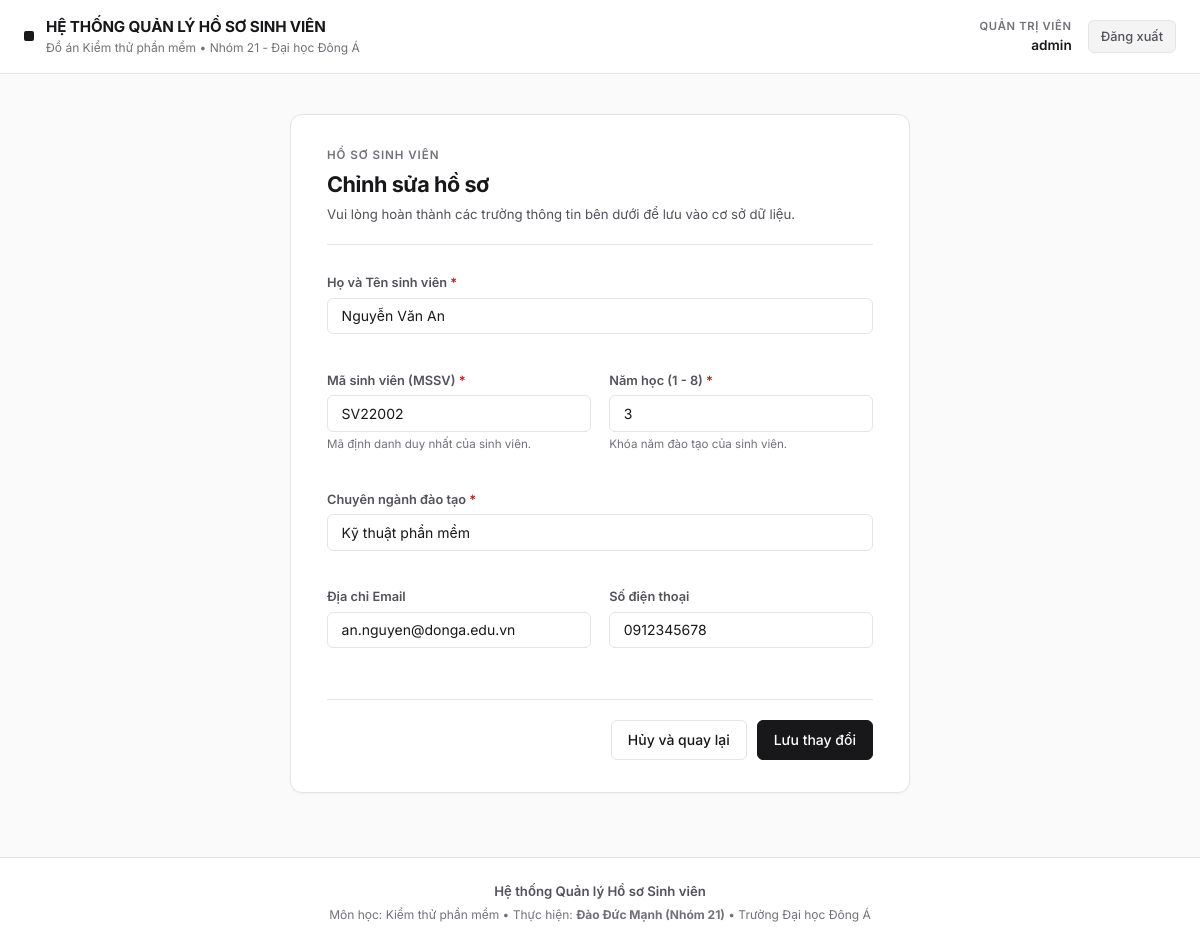
The app's page /student/edit/2 (signed in) with its own data.
### models.py (models this page shows)
class Student(db.Model):
    id = db.Column(db.Integer, primary_key=True)
    name = db.Column(db.String(150), nullable=False)
    usn = db.Column(db.String(30), nullable=False, unique=True)
    branch = db.Column(db.String(50), nullable=False)
    year = db.Column(db.Integer, nullable=False)
    email = db.Column(db.String(120))
    phone = db.Column(db.String(20))
    created_at = db.Column(db.DateTime, default=datetime.utcnow)

### app.py (the view, shortened to what this page needs)
    @app.route('/student/edit/<int:sid>', methods=['GET', 'POST'])
    @login_required
    def edit_student(sid):
        s = Student.query.get_or_404(sid)
        return render_template('student_form.html', action='Sửa', student=s)

### templates/student_form.html (shortened to what this page needs)
{% extends "base.html" %}
{% block content %}
<div class="form-wrapper">
  <div class="form-container">
    <div class="form-header">
      <div class="form-eyebrow">Hồ sơ sinh viên</div>
      <h2 class="form-title">{{ 'Thêm mới hồ sơ' if action == 'Thêm' else 'Chỉnh sửa hồ sơ' }}</h2>
      <p class="form-desc">Vui lòng hoàn thành các trường thông tin bên dưới để lưu vào cơ sở dữ liệu.</p>
    </div>
    <form method="post" class="student-form">
      <div class="form-grid">
        <div class="form-field field-span-2">
          <label for="name">Họ và Tên sinh viên <span class="required-mark">*</span></label>
          <input type="text" id="name" name="name" placeholder="Nguyễn Văn An" value="{{ student.name if student else '' }}" required>
        </div>
        <div class="form-field">
          <label for="usn">Mã sinh viên (MSSV) <span class="required-mark">*</span></label>
          <input type="text" id="usn" name="usn" placeholder="SV22001" value="{{ student.usn if student else '' }}" required>
          <span class="field-hint">Mã định danh duy nhất của sinh viên.</span>
        </div>
        <div class="form-field">
          <label for="year">Năm học (1 - 8) <span class="required-mark">*</span></label>
          <input type="number" id="year" name="year" min="1" max="8" placeholder="1, 2, 3, 4..." value="{{ student.year if student else '' }}" required>
          <span class="field-hint">Khóa năm đào tạo của sinh viên.</span>
        </div>
        <div class="form-field field-span-2">
          <label for="branch">Chuyên ngành đào tạo <span class="required-mark">*</span></label>
          <input type="text" id="branch" name="branch" list="branch-options" placeholder="Chọn hoặc nhập tên chuyên ngành..." value="{{ student.branch if student else '' }}" required>
        </div>
        <div class="form-field">
          <label for="email">Địa chỉ Email</label>
          <input type="email" id="email" name="email" placeholder="sinhvien@donga.edu.vn" value="{{ student.email if student else '' }}">
        </div>
        <div class="form-field">
          <label for="phone">Số điện thoại</label>
          <input type="tel" id="phone" name="phone" placeholder="0912345678" value="{{ student.phone if student else '' }}">
        </div>
      </div>
      <div class="form-footer">
        <a href="{{ url_for('dashboard') }}" class="btn btn-secondary">Hủy và quay lại</a>
        <button type="submit" class="btn btn-primary">{{ 'Lưu hồ sơ' if action == 'Thêm' else 'Lưu thay đổi' }}</button>
      </div>
    </form>
  </div>
</div>
{% endblock %}

### static/css/style.css (style rules this page uses)
:root { --font-sans: 'Inter', -apple-system, BlinkMacSystemFont, "Segoe UI", Roboto, sans-serif; --font-mono: ui-monospace, SFMono-Regular, Menlo, Monaco, Consolas, "Liberation Mono", "Courier New", monospace; --bg-app: #fafafa; --bg-card: #ffffff; --bg-subtle: #f4f4f5; --border-light: #e4e4e7; --border-subtle: #f4f4f5; --border-focus: #18181b; --text-primary: #18181b; --text-secondary: #52525b; --text-muted: #71717a; --primary: #18181b; --primary-hover: #27272a; --primary-text: #ffffff; --danger: #b91c1c; --danger-bg: #fef2f2; --danger-border: #fecaca; --success: #15803d; --success-bg: #f0fdf4; --success-border: #bbf7d0; --radius-xs: 4px; --radius-sm: 6px; --radius-md: 8px; --radius-lg: 12px; --shadow-subtle: 0 1px 2px 0 rgba(0, 0, 0, 0.03); --shadow-card: 0 1px 3px 0 rgba(0, 0, 0, 0.04), 0 1px 2px -1px rgba(0, 0, 0, 0.02); --shadow-dropdown: 0 4px 6px -1px rgba(0, 0, 0, 0.05), 0 2px 4px -2px rgba(0, 0, 0, 0.03); }
* { box-sizing: border-box; margin: 0; padding: 0; }
body { font-family: var(--font-sans); background-color: var(--bg-app); color: var(--text-primary); line-height: 1.5; min-height: 100vh; display: flex; flex-direction: column; -webkit-font-smoothing: antialiased; }
input[type="search"], input[type="text"], input[type="password"], input[type="email"], input[type="tel"], input[type="number"], select { width: 100%; padding: 0.55rem 0.85rem; font-family: inherit; font-size: 0.875rem; color: var(--text-primary); background-color: #ffffff; border: 1px solid var(--border-light); border-radius: var(--radius-sm); outline: none; transition: border-color 0.15s ease, box-shadow 0.15s ease; }
.btn { display: inline-flex; align-items: center; justify-content: center; padding: 0.55rem 1rem; font-family: inherit; font-size: 0.875rem; font-weight: 500; border-radius: var(--radius-sm); text-decoration: none; cursor: pointer; transition: all 0.15s ease; white-space: nowrap; }
.btn-primary { background: var(--primary); color: var(--primary-text); border: 1px solid var(--primary); }
.btn-secondary { background: #ffffff; color: var(--text-primary); border: 1px solid var(--border-light); }
.form-field { margin-bottom: 1.15rem; }
.form-field label { display: block; font-size: 0.8rem; font-weight: 600; color: var(--text-secondary); margin-bottom: 5px; }
.required-mark { color: var(--danger); }
.field-hint { display: block; font-size: 0.725rem; color: var(--text-muted); margin-top: 4px; }
.form-wrapper { max-width: 620px; margin: 0 auto; }
.form-container { background: var(--bg-card); border: 1px solid var(--border-light); border-radius: var(--radius-lg); padding: 2rem 2.25rem; box-shadow: var(--shadow-card); }
.form-header { margin-bottom: 1.75rem; border-bottom: 1px solid var(--border-light); padding-bottom: 1.25rem; }
.form-eyebrow { font-size: 0.725rem; text-transform: uppercase; letter-spacing: 0.08em; font-weight: 600; color: var(--text-muted); margin-bottom: 4px; }
.form-title { font-size: 1.35rem; font-weight: 700; letter-spacing: -0.02em; color: var(--text-primary); }
.form-desc { font-size: 0.825rem; color: var(--text-secondary); margin-top: 4px; }
.form-grid { display: grid; grid-template-columns: 1fr 1fr; gap: 1.15rem; }
.field-span-2 { grid-column: span 2; }
.form-footer { margin-top: 2rem; padding-top: 1.25rem; border-top: 1px solid var(--border-light); display: flex; justify-content: flex-end; gap: 10px; }

### records on screen
Student: name "Nguyễn Văn An", usn "SV22002", year "3", branch "Kỹ thuật phần mềm", email "an.nguyen@donga.edu.vn", phone "0912345678"

### other values on screen
{{ session.username }} "admin"
{{ 'Thêm mới hồ sơ' if action == 'Thêm' else 'Chỉnh sửa hồ sơ' }} "Chỉnh sửa hồ sơ"
{{ 'Lưu hồ sơ' if action == 'Thêm' else 'Lưu thay đổi' }} "Lưu thay đổi"
